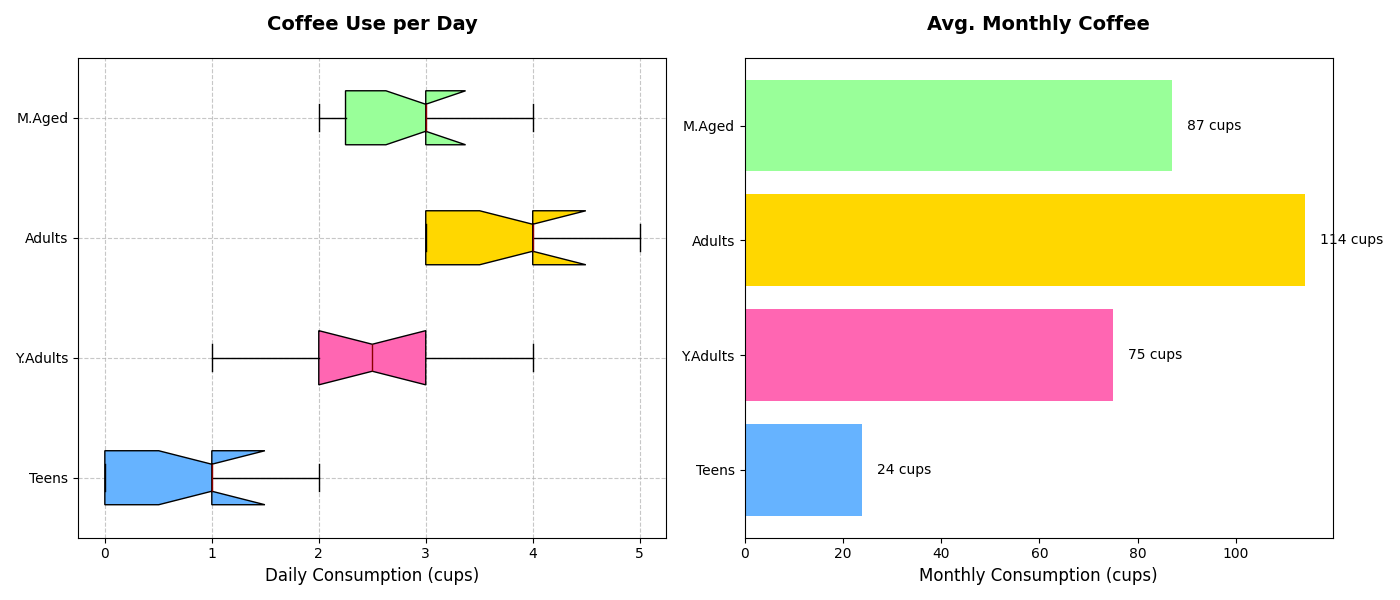

Generate this figure with Python:
import matplotlib.pyplot as plt
import numpy as np

teens_coffee = [0, 1, 0, 2, 1, 0, 0, 1, 1, 2]
young_adults_coffee = [2, 3, 2, 1, 4, 2, 3, 2, 3, 3]
adults_coffee = [3, 4, 3, 5, 4, 3, 4, 3, 5, 4]
middle_aged_coffee = [2, 3, 3, 2, 4, 3, 2, 4, 3, 3]

monthly_avg_coffee = [np.mean(teens_coffee) * 30, np.mean(young_adults_coffee) * 30, 
                      np.mean(adults_coffee) * 30, np.mean(middle_aged_coffee) * 30]

coffee_data = [teens_coffee, young_adults_coffee, adults_coffee, middle_aged_coffee]
age_groups = ['Teens', 'Y.Adults', 'Adults', 'M.Aged']

fig, axes = plt.subplots(nrows=1, ncols=2, figsize=(14, 6))

boxes = axes[0].boxplot(coffee_data, vert=False, patch_artist=True, notch=True,
                        boxprops=dict(facecolor='#DAA520', color='black'),
                        whiskerprops=dict(color='black'),
                        capprops=dict(color='black'),
                        medianprops=dict(color='darkred'))

colors = ['#66B3FF', '#FF66B2', '#FFD700', '#99FF99']
for patch, color in zip(boxes['boxes'], colors):
    patch.set_facecolor(color)

axes[0].set_title("Coffee Use per Day", fontsize=14, weight='bold', pad=20)
axes[0].set_xlabel('Daily Consumption (cups)', fontsize=12)
axes[0].set_yticklabels(age_groups, fontsize=10)
axes[0].grid(True, linestyle='--', alpha=0.7)

bar_positions = np.arange(len(monthly_avg_coffee))
axes[1].barh(bar_positions, monthly_avg_coffee, color=colors)
axes[1].set_yticks(bar_positions)
axes[1].set_yticklabels(age_groups, fontsize=10)
axes[1].set_title("Avg. Monthly Coffee", fontsize=14, weight='bold', pad=20)
axes[1].set_xlabel('Monthly Consumption (cups)', fontsize=12)

for i, v in enumerate(monthly_avg_coffee):
    axes[1].text(v + 3, i, f"{int(v)} cups", color='black', va='center')

plt.tight_layout()
plt.show()
